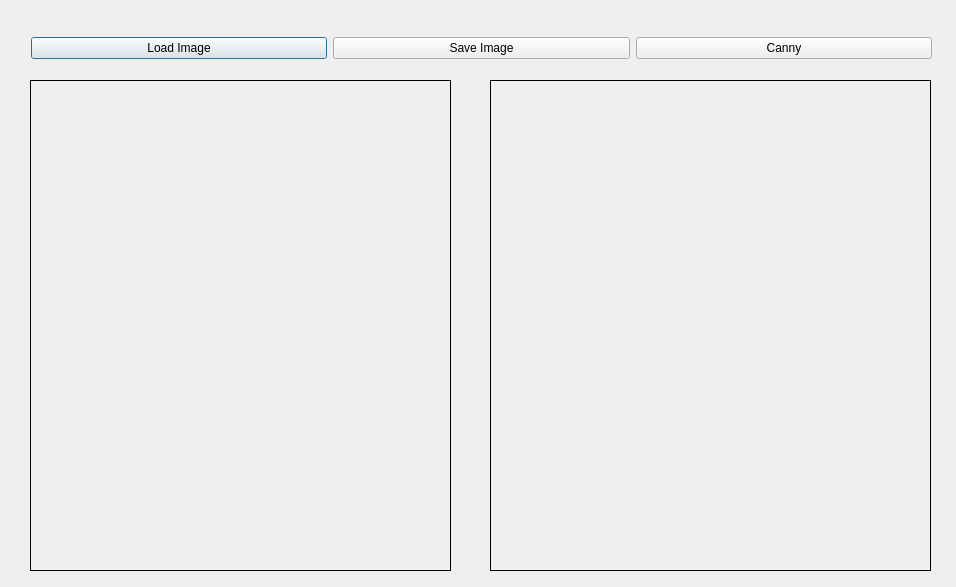
<?xml version="1.0" encoding="UTF-8"?>
<ui version="4.0">
 <class>Dialog</class>
 <widget class="QDialog" name="Dialog">
  <property name="geometry">
   <rect>
    <x>0</x>
    <y>0</y>
    <width>956</width>
    <height>587</height>
   </rect>
  </property>
  <property name="windowTitle">
   <string>Dialog</string>
  </property>
  <widget class="QLabel" name="imgLabel">
   <property name="geometry">
    <rect>
     <x>30</x>
     <y>80</y>
     <width>421</width>
     <height>491</height>
    </rect>
   </property>
   <property name="frameShape">
    <enum>QFrame::Box</enum>
   </property>
   <property name="text">
    <string/>
   </property>
  </widget>
  <widget class="QLabel" name="processedLabel">
   <property name="geometry">
    <rect>
     <x>490</x>
     <y>80</y>
     <width>441</width>
     <height>491</height>
    </rect>
   </property>
   <property name="frameShape">
    <enum>QFrame::Box</enum>
   </property>
   <property name="text">
    <string/>
   </property>
  </widget>
  <widget class="QWidget" name="">
   <property name="geometry">
    <rect>
     <x>31</x>
     <y>30</y>
     <width>901</width>
     <height>36</height>
    </rect>
   </property>
   <layout class="QHBoxLayout" name="horizontalLayout">
    <item>
     <widget class="QPushButton" name="loadButton">
      <property name="text">
       <string>Load Image</string>
      </property>
     </widget>
    </item>
    <item>
     <widget class="QPushButton" name="saveButton">
      <property name="text">
       <string>Save Image</string>
      </property>
     </widget>
    </item>
    <item>
     <widget class="QPushButton" name="cannyButton">
      <property name="text">
       <string>Canny</string>
      </property>
     </widget>
    </item>
   </layout>
  </widget>
 </widget>
 <resources/>
 <connections/>
</ui>
